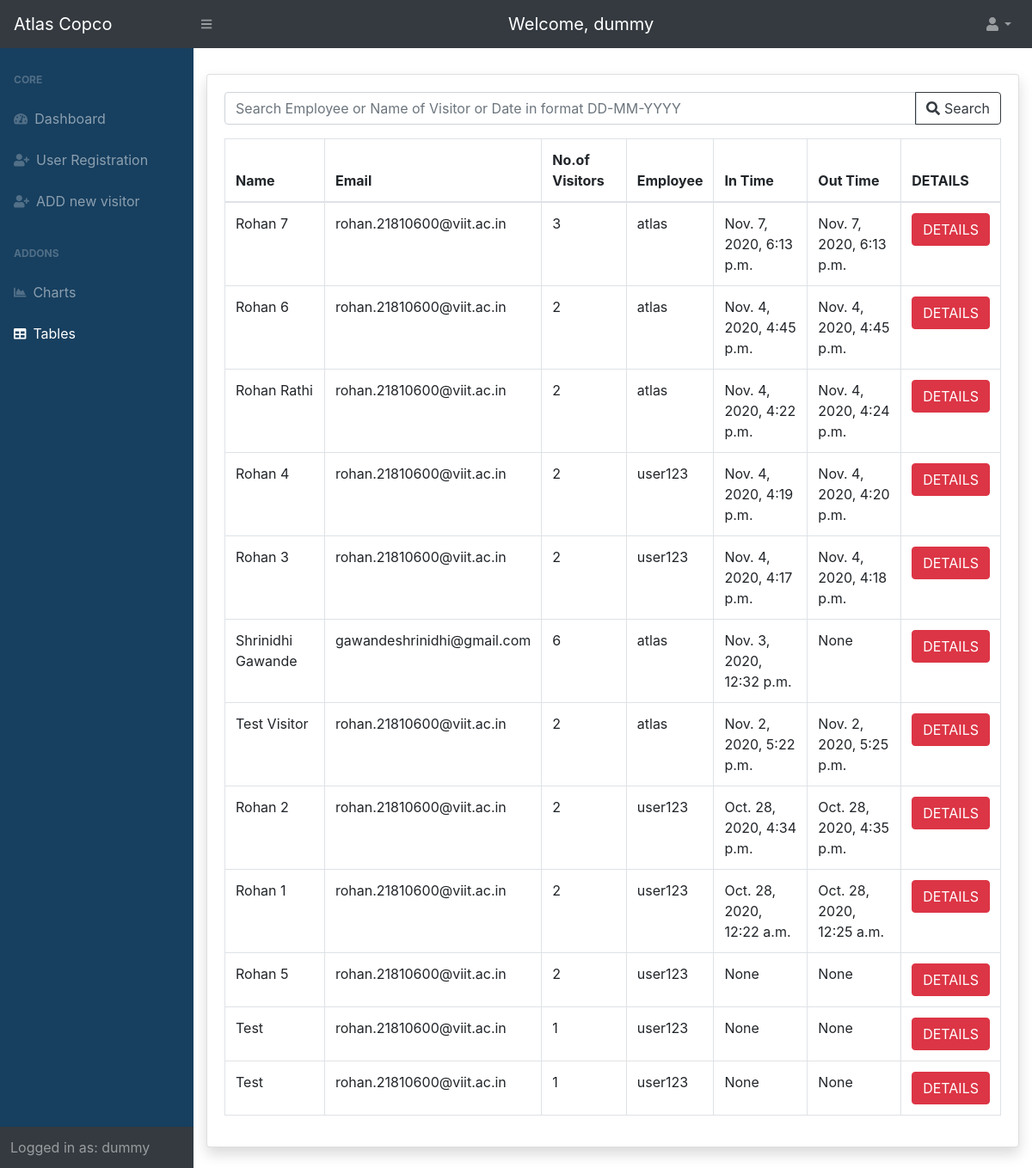
Page /tables/ (signed in) on the earlier database version.
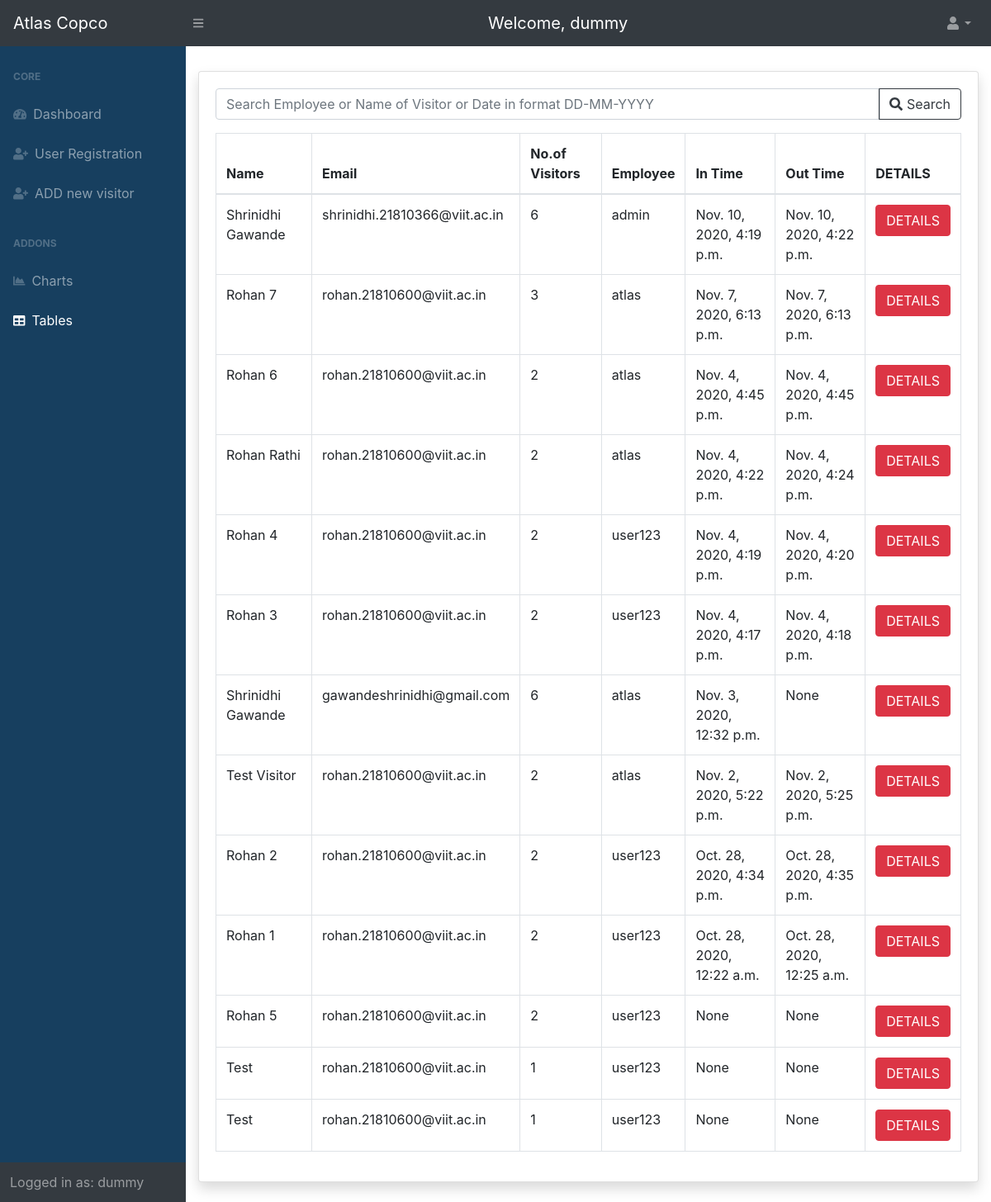
Same page on the later database version.
### entry/models.py (models this page shows, shortened)
class Visitor(models.Model):
	name = models.CharField(verbose_name='Name', max_length=200, validators=[
		MinLengthValidator(2, 'Minimum 2 Characters are required')])  # name of the visitor
	purpose = models.CharField(verbose_name='Purpose', max_length=200, validators=[
		MinLengthValidator(4, 'Minimum 4 characters are required')])  # purpose of visit
	mobile = models.IntegerField(verbose_name='Mobile number')  # mobile no. of the visitor
	email = models.EmailField(verbose_name='Email', validators=[EmailValidator()])  # email address of the visitor
	no_of_people = models.IntegerField(verbose_name='No of people')  # no. of visitors
	photo_id_number = models.CharField(verbose_name='Photo Id Number', max_length=20, null=True, blank=True)
	photo_id = models.ImageField(verbose_name='Photo Id', upload_to='media/photo_id', null=True, blank=True)
	in_time = models.DateTimeField(verbose_name='Visit In time', null=True, blank=True)  # in time of the visitor, added automatically
	out_time = models.DateTimeField(verbose_name='Visit Out Time', null=True, blank=True)  # out time of the visitor added automatically
	token = models.CharField(verbose_name='Token', max_length=200, null=True, blank=True)  # token(autogenerated)
	qrcode = models.ImageField(verbose_name='QR Code', upload_to='media/qrcodes', null=True, blank=True)  # qr code generated from the token
	user = models.ForeignKey(Employee, verbose_name='Employee to visit', on_delete=models.PROTECT)  # link to the User table, to store which user allowed the entry
	photo = models.ImageField(verbose_name='Photo of the Visitor', upload_to='media/photo', null=True, blank=True)
	visit_token = models.CharField(max_length=200, verbose_name="Token assigned to the Visitor", null=True, blank=True)

class Employee(models.Model):  # the user model includes the admin, employee and security guard
	mobile = models.CharField(max_length=10)  # mobile no for registration
	pic = models.ImageField(upload_to='media')  # photo of the user
	admin = models.BooleanField(default=False)  # admin status availability
	user = models.OneToOneField(User, on_delete=models.CASCADE)

### home/views.py (the view, shortened to what this page needs)
# urls.py: path('tables/', views.get_table_data, name='tables'),
@login_required()
@user_passes_test(is_admin)
def get_table_data(request):
	visitor_list = Visitor.objects.order_by('-in_time')
	search_query = ''
	context = {'visitor_list': visitor_list, 'search_query': search_query}
	return render(request, 'home/table.html', context=context)

### home/views.py (called while the page is built)
def is_admin(user):
	try:
		admin = Employee.objects.get(user=user.id).admin
		return admin
	except:
		return False

### home/templates/home/table.html (shortened to what this page needs)
{% extends 'home/base.html' %}
{% block content %}
	<div id="layoutSidenav_content">
		<main style="margin-top: 30px;">
			<div class="container-fluid">
				<div class="card shadow mb-4">
					<div class="card-body">
						<div class="text-right mb-3">
							<form method="post">
								<div class="input-group">
									<input type="text" placeholder="Search Employee or Name of Visitor or Date in format DD-MM-YYYY" class="form-control" name="search" value="{{ search_query }}">
									<div class="input-group-append">
										<button class="btn btn-outline-dark" type="submit"><i class="fa fa-search"></i> Search</button>
									</div>
								</div>
							</form>
						</div>
						{% if visitor_list %}
						<div class="table-responsive">
							<table class="table table-bordered" id="dataTable" width="100%" cellspacing="0">
								<thead>
									<tr>
										<th> Name </th>
										<th> Email </th>
										<th> No.of Visitors </th>
										<th> Employee </th>
										<th> In Time </th>
										<th> Out Time </th>
										<th> DETAILS </th>
									</tr>
								</thead>
								<tbody>
									{% for visitor in visitor_list %}
									<tr>
										<td>{{ visitor.name }}</td>
										<td>{{ visitor.email }}</td>
										<td>{{ visitor.no_of_people }}</td>
										<td>{{ visitor.user.user.username }}</td>
										<td>{{ visitor.in_time }}</td>
										<td>{{ visitor.out_time }}</td>
										<td>
												<button type="submit" name="delete_btn" onclick="window.location.href='{% url 'visitor-detail' visitor.id %}'" class="btn btn-danger"> DETAILS </button>
										</td>
									</tr>
									{% endfor %}
								</tbody>
							</table>
						</div>
						{% else %}
						<h6>Your search yielded no results!</h6>
						{% endif %}
					</div>
				</div>
			</div>
		</main>
	</div>
{% endblock content %}

Differences in the rows shown:
added Visitor: name "Shrinidhi Gawande", email "shrinidhi.21810366@viit.ac.in", no_of_people "6", user.user.username "admin", in_time "Nov. 10, 2020, 4:19 p.m.", out_time "Nov. 10, 2020, 4:22 p.m."
